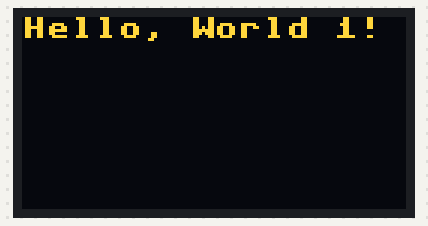
Bench run of a program on a simulated MicroPython board. Parts: 128×64 one-colour display. The OLED is the two-colour kind (top 16 rows yellow); library files of the repository ran but are not shown: sh1106.py. At 0.1 s the program stops and its outputs stay as they are.

Above: at 0.1 s.

The program:

example.py
```python
from machine import Pin, SoftI2C
import sh1106
import framebuf
from time import sleep

i2c = machine.SoftI2C(scl=machine.Pin(9), sda=machine.Pin(8)) #Connect i2c defining your scl and sda pins (defaulth is sda = 9 sda = 8)

#Define oled width and height
oled_width = 128
oled_height = 64

#Initialize the screen
oled = sh1106.SH1106_I2C(oled_width, oled_height, i2c)

oled.fill(0) #Clear the screen
oled.text('Hello, World 1!', 0, 0)  #with oled.text() function you can write a text to the screen
oled.show() #shows the text
```
